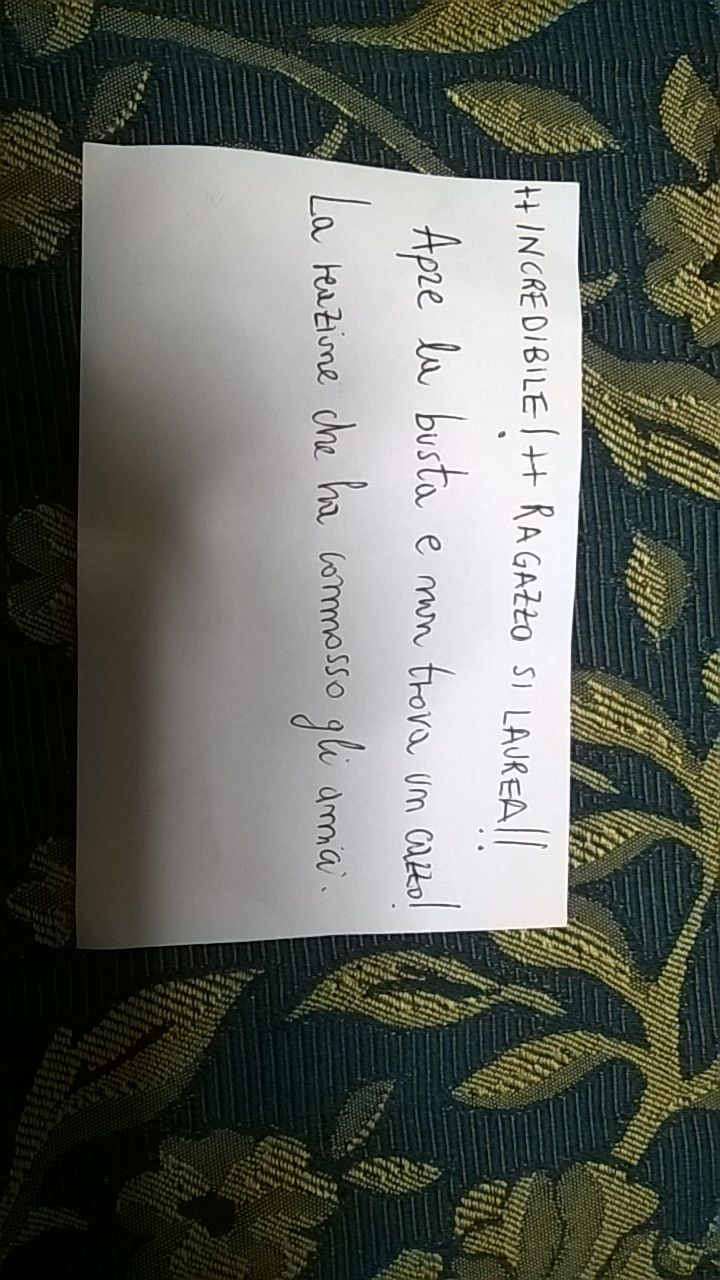
#> input picture note.jpg, 720 x 1280 px
$ python page.py --image note.jpg   (Python 2 division)   (older library calls are emulated)
#> lines starting #> are read from the running program, lines starting #| are printed output that depends on the picture; after the words box and inside, x2 and y2 are one past the last pixel; in counts of white or black regions, pixels touching at a corner belong together
#!/usr/bin/env python

# import the necessary packages
#from pyimagesearch.transform import four_point_transform
#from pyimagesearch import imutils
from skimage.filter import threshold_adaptive #NOTE: rimossa s da filters
import numpy as np
import argparse
import cv2

def print_dimension(img):
	print "image shape: " \
		+ "h=" + str(img.shape[0]) \
		+ ", w=" + str(img.shape[1]) \
		+ ", d=" + str(img.shape[2])

def resize(img, ratio):
	""" height is the reference
        ratio have to be float """
	dimension=(int(img.shape[1]/ratio),int(img.shape[0]/ratio)) #(w,h)
	print "resizing at: " + str(dimension)
	print " with ratio: " + str(ratio)
	resized=cv2.resize(img, dimension, interpolation = cv2.INTER_AREA)
	return resized

def order_points(pts):
	# initialzie a list of coordinates that will be ordered
	# such that the first entry in the list is the top-left,
	# the second entry is the top-right, the third is the
	# bottom-right, and the fourth is the bottom-left
	rect = np.zeros((4, 2), dtype = "float32")

	# the top-left point will have the smallest sum, whereas
	# the bottom-right point will have the largest sum
	s = pts.sum(axis = 1)
	rect[0] = pts[np.argmin(s)]
	rect[2] = pts[np.argmax(s)]

	# now, compute the difference between the points, the
	# top-right point will have the smallest difference,
	# whereas the bottom-left will have the largest difference
	diff = np.diff(pts, axis = 1)
	rect[1] = pts[np.argmin(diff)]
	rect[3] = pts[np.argmax(diff)]

	# return the ordered coordinates
	return rect

def four_point_transform(image, pts):
	# obtain a consistent order of the points and unpack them
	# individually
	rect = order_points(pts)
	(tl, tr, br, bl) = rect

	# compute the width of the new image, which will be the
	# maximum distance between bottom-right and bottom-left
	# x-coordiates or the top-right and top-left x-coordinates
	widthA = np.sqrt(((br[0] - bl[0]) ** 2) + ((br[1] - bl[1]) ** 2))
	widthB = np.sqrt(((tr[0] - tl[0]) ** 2) + ((tr[1] - tl[1]) ** 2))
	maxWidth = max(int(widthA), int(widthB))

	# compute the height of the new image, which will be the
	# maximum distance between the top-right and bottom-right
	# y-coordinates or the top-left and bottom-left y-coordinates
	heightA = np.sqrt(((tr[0] - br[0]) ** 2) + ((tr[1] - br[1]) ** 2))
	heightB = np.sqrt(((tl[0] - bl[0]) ** 2) + ((tl[1] - bl[1]) ** 2))
	maxHeight = max(int(heightA), int(heightB))

	# now that we have the dimensions of the new image, construct
	# the set of destination points to obtain a "birds eye view",
	# (i.e. top-down view) of the image, again specifying points
	# in the top-left, top-right, bottom-right, and bottom-left
	# order
	dst = np.array([
		[0, 0],
		[maxWidth - 1, 0],
		[maxWidth - 1, maxHeight - 1],
		[0, maxHeight - 1]], dtype = "float32")

	# compute the perspective transform matrix and then apply it
	M = cv2.getPerspectiveTransform(rect, dst)
	warped = cv2.warpPerspective(image, M, (maxWidth, maxHeight))

	# return the warped image
	return warped


# construct the argument parser and parse the arguments
ap = argparse.ArgumentParser()
ap.add_argument("-i", "--image", required = True,
	help = "Path to the image to be scanned")
args = vars(ap.parse_args())

# load the image and compute the ratio of the old height
# to the new height, clone it, and resize it
image = cv2.imread(args["image"])
#> image is the input picture: shape (1280, 720, 3); mean B, G, R 92.2, 99.3, 96.2
print_dimension(image)
#| image shape: h=1280, w=720, d=3
orig = image.copy()
ratio=float(image.shape[0])/500
#> ratio = 2.56
image=resize(image, ratio) #NOTE: overwriting!
#| resizing at: (281, 500)
#|  with ratio: 2.56
print_dimension(orig)
#| image shape: h=1280, w=720, d=3
#| image shape: h=500, w=281, d=3
print_dimension(image)
# convert the image to grayscale, blur it, and find edges
# in the image
gray = cv2.cvtColor(image, cv2.COLOR_BGR2GRAY)
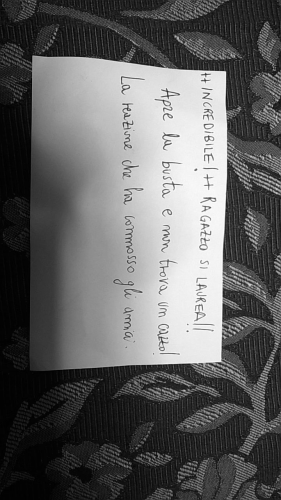
#> gray: shape (500, 281); min 1, max 253, mean 97.5
gray = cv2.GaussianBlur(gray, (5, 5), 0)
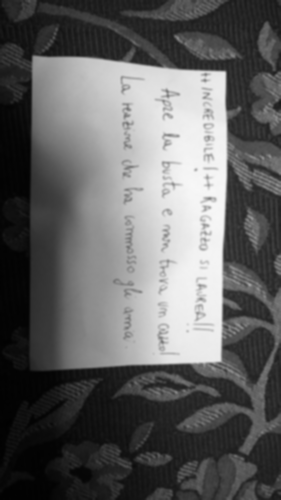
#> gray: shape (500, 281); min 1, max 247, mean 97.5
edged = cv2.Canny(gray, 30, 100)
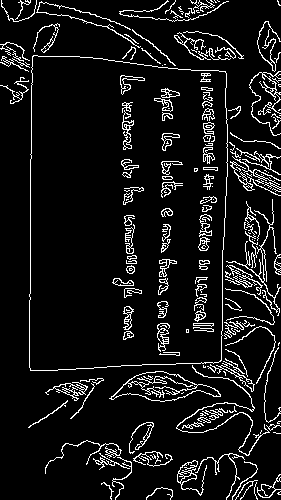
#> edged: shape (500, 281); 8.6% white in thin lines or dots
#closed = cv2.morphologyEx(edged, cv2.MORPH_CLOSE, cv2.getStructuringElement(cv2.MORPH_RECT,(10,10)))

#cv2.imshow("Image", image)
cv2.imshow("Edged", edged)
cv2.waitKey(0)
cv2.destroyAllWindows()

# find the contours in the edged image, keeping only the
# largest ones, and initialize the screen contour
cnts, hierarchy = cv2.findContours(edged.copy(), cv2.RETR_LIST, cv2.CHAIN_APPROX_SIMPLE)
#> cnts = 358 contours, 220 with area under 20; largest, box (x1, y1, x2, y2) and area: (29, 55, 228, 371) 58810, (29, 55, 228, 371) 58806, (109, 371, 221, 402) 1760, (111, 371, 221, 402) 1640, (45, 382, 88, 401) 246
print "trovati " + str(len(cnts)) + " contorni"
#| trovati 358 contorni
cnts = sorted(cnts, key = cv2.contourArea, reverse = True)[:2]
#> cnts = 2 contours; box (x1, y1, x2, y2) and area: (29, 55, 228, 371) 58810, (29, 55, 228, 371) 58806
cv2.drawContours(image, cnts, -1, (0, 255, 0), 2)
cv2.imshow("Outline", image)
cv2.waitKey(0)
cv2.destroyAllWindows()
# loop over the contours
for c in cnts:
	# approximate the contour
	peri = cv2.arcLength(c, True)
	approx = cv2.approxPolyDP(c, 0.02 * peri, True)

	# if our approximated contour has four points, then we
	# can assume that we have found our screen)
	cv2.destroyAllWindows()
	if len(approx) == 4:
		screenCnt = approx
		break
#> this loop made 1 pass
#> (peri, screenCnt) on pass 1: (1014.8, [[33, 55], [30, 370], [220, 361], [225, 71]])

# show the contour (outline) of the piece of paper
print "STEP 2: Find contours of paper"
cv2.drawContours(image, [screenCnt], -1, (255, 0, 0), 2)
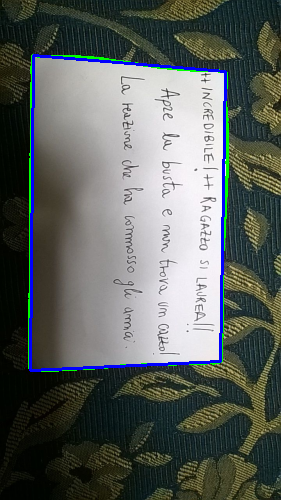
#> image: shape (500, 281, 3); mean B, G, R 94.2, 98.1, 92.8
cv2.imshow("Outline", image)
cv2.waitKey(0)
cv2.destroyAllWindows()

# apply the four point transform to obtain a top-down
# view of the original image
warped = four_point_transform(orig, screenCnt.reshape(4, 2) * ratio)
#> in order_points, `s = pts.sum(axis = 1)`: s = [225.3, 1024, 1487.4, 757.8]
#> in order_points, `diff = np.diff(pts, axis = 1)`: diff = [56.32, 870.4, 361, -394.2]
#> in four_point_transform, `rect = order_points(pts)`: rect = [[84.48, 140.8], [576, 181.8], [563.2, 924.2], [76.8, 947.2]]
#> in four_point_transform, `(tl, tr, br, bl) = rect`: tl = [84.48, 140.8]; tr = [576, 181.8]; br = [563.2, 924.2]; bl = [76.8, 947.2]
#> in four_point_transform, `widthA = np.sqrt(((br[0] - bl[0]) ** 2) + ((br[1] - bl[1]) ** 2))`: widthA = 486.9
#> in four_point_transform, `widthB = np.sqrt(((tr[0] - tl[0]) ** 2) + ((tr[1] - tl[1]) ** 2))`: widthB = 493.2
#> in four_point_transform, `maxWidth = max(int(widthA), int(widthB))`: maxWidth = 493
#> in four_point_transform, `heightA = np.sqrt(((tr[0] - br[0]) ** 2) + ((tr[1] - br[1]) ** 2))`: heightA = 742.5
#> in four_point_transform, `heightB = np.sqrt(((tl[0] - bl[0]) ** 2) + ((tl[1] - bl[1]) ** 2))`: heightB = 806.4
#> in four_point_transform, `maxHeight = max(int(heightA), int(heightB))`: maxHeight = 806
#> in four_point_transform, `dst = np.array([ [0, 0], [maxWidth - 1, 0], [maxWidth - 1, maxHeight -..`: dst = [[0, 0], [492, 0], [492, 805], [0, 805]]
#> in four_point_transform, `M = cv2.getPerspectiveTransform(rect, dst)`: M = [[0.906, 0.00863, -77.75], [-0.0808, 0.969, -129.7], [-0.000158, -1.69e-05, 1]]
#> in four_point_transform, `warped = cv2.warpPerspective(image, M, (maxWidth, maxHeight))`:
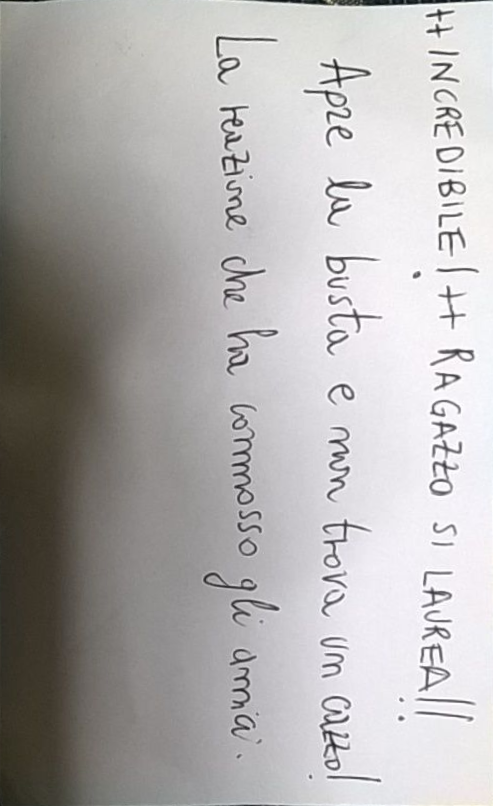
#> warped: shape (806, 493, 3); mean B, G, R 174.8, 175.3, 177.7

# convert the warped image to grayscale, then threshold it
# to give it that 'black and white' paper effect
warped = cv2.cvtColor(warped, cv2.COLOR_BGR2GRAY)
#> warped: shape (806, 493)
warped = threshold_adaptive(warped, 251, offset = 10)
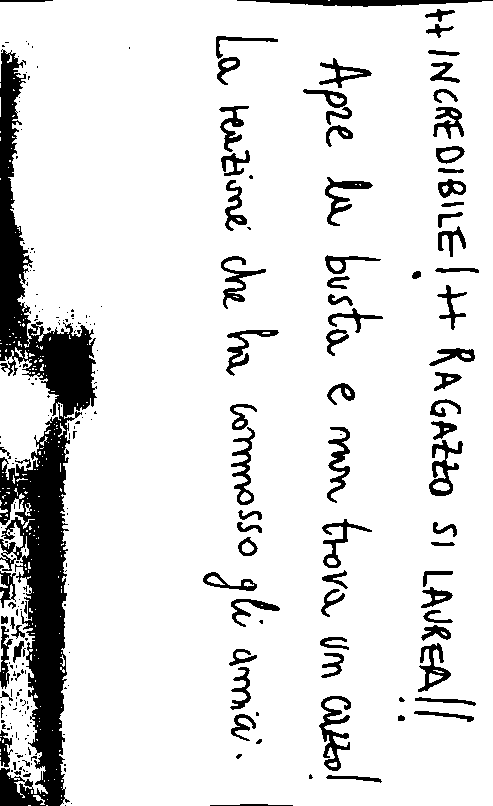
#> warped: shape (806, 493) bool; 88% white; 256 black regions (167 under 20 px), largest, box (x1, y1, x2, y2) and area: (0, 49, 97, 806) 24877, (237, 0, 493, 7) 1024, (319, 696, 351, 771) 946
warped = warped.astype("uint8") * 255

# show the original and scanned images
print "STEP 3: Apply perspective transform"
#cv2.imshow("Original", image)
cv2.imshow("Scanned", resize(warped, ratio))
#> call 2 of resize, with ratio = 2.56
#| resizing at: (192, 314)
#|  with ratio: 2.56
#> in resize (call 2), `resized=cv2.resize(img, dimension, interpolation = cv2.INTER_AREA)`:
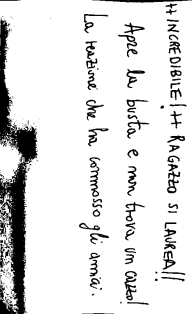
#> resized: shape (314, 192); min 0, max 255, mean 224.4
cv2.waitKey(0)
